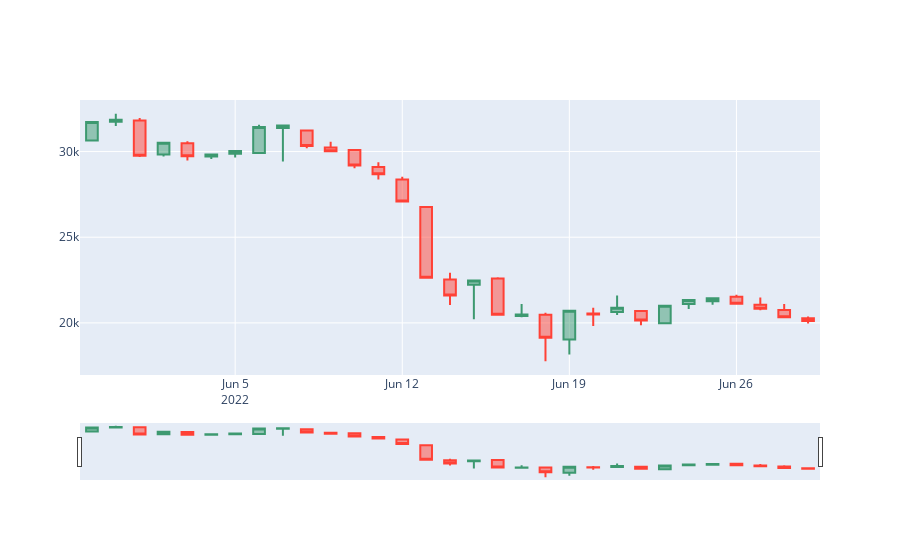

Here is the notebook cell this chart was saved with:
### Markdown cell above
Finally we are now ready to use plotly to create our Candlestick Chart.

### Code cell
fig = go.Figure(data=[go.Candlestick(x=candlestick_data['date'],
                open=candlestick_data['Price']['first'], 
                high=candlestick_data['Price']['max'],
                low=candlestick_data['Price']['min'], 
                close=candlestick_data['Price']['last'])
                ])

fig.update_layout(xaxis_rangeslider_visible=True)

fig.show()
